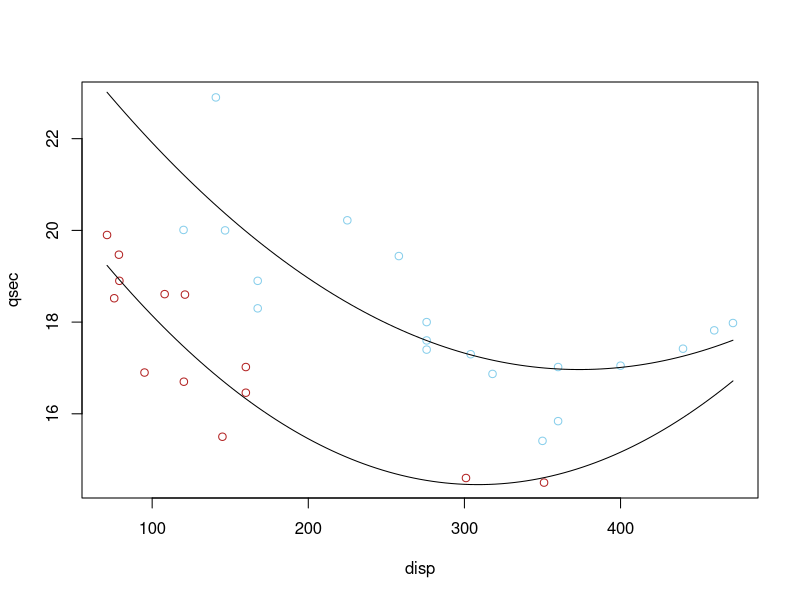

R code for this plot:
cars.lm <- lm(qsec ~ disp + I(disp^2) + am + disp:am + I(disp^2):am, data = mtcars)

b <- coef(cars.lm)

plot(qsec ~ disp, data=mtcars, col=c("skyblue", "firebrick")[factor(am)])

curve(b[1] + b[2]*x + b[3]*x^2, add = TRUE)
curve((b[1] + b[4]) + (b[2]*x + b[5]*x) + (b[3]*x^2 + b[6]*x^2), add = TRUE)
